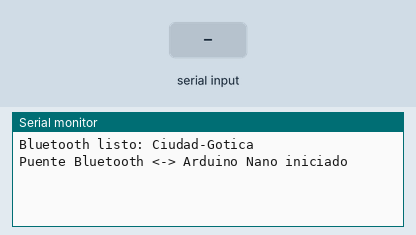
This sketch was run on a simulated ESP32. Shown: the last lines printed to the serial monitor. Inputs (shaded band) come from the test bench. Nothing arrives over Bluetooth unless stated.

Above: at 1.2 s.
1.3 s: "1\n" received over the second serial link
At 2.0 s:
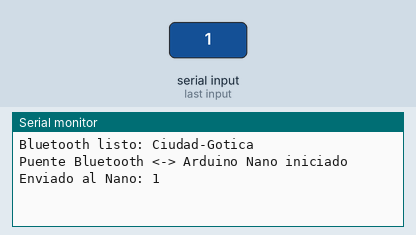
2.8 s: "0\n" received over the second serial link
At 3.2 s:
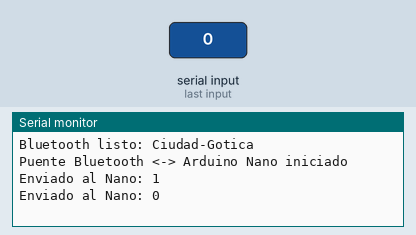
4.3 s: "2\n" received over the second serial link
At 5.5 s:
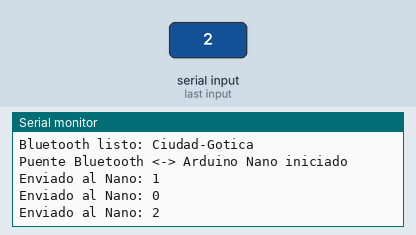
5.8 s: "1\n" received over the second serial link
At 6.6 s:
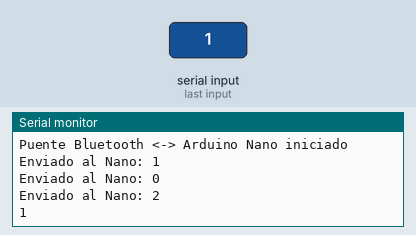

The sketch:

Ciudad_Gotica_ESP32.ino
```cpp
/*
  CIUDAD GOTICA - ESP32
  Recibe comandos por Bluetooth clasico y los reenvia al Arduino Nano.
  Requiere la libreria BluetoothSerial incluida en el core ESP32.

  Cableado UART:
  ESP32 GPIO17 (TX2) -> Nano D10 (RX)
  ESP32 GPIO16 (RX2) <- Nano D11 (TX), usando divisor de voltaje
  GND ESP32 <-> GND Nano

  El Nano espera comandos terminados en salto de linea.
  Nombre Bluetooth: Ciudad-Gotica
*/

#include <BluetoothSerial.h>

BluetoothSerial Bluetooth;
HardwareSerial EnlaceNano(2);

const int PIN_RX_NANO = 16; // ESP32 recibe desde TX del Nano
const int PIN_TX_NANO = 17; // ESP32 transmite hacia RX del Nano
const unsigned long VELOCIDAD = 9600;

String comandoBluetooth = "";
String respuestaNano = "";

void enviarComandoAlNano(String comando) {
  comando.trim();
  if (comando.length() == 0) return;

  EnlaceNano.println(comando);
  Serial.print("Enviado al Nano: ");
  Serial.println(comando);
}

void setup() {
  Serial.begin(115200);
  EnlaceNano.begin(VELOCIDAD, SERIAL_8N1, PIN_RX_NANO, PIN_TX_NANO);

  if (!Bluetooth.begin("Ciudad-Gotica")) {
    Serial.println("Error al iniciar Bluetooth");
  } else {
    Serial.println("Bluetooth listo: Ciudad-Gotica");
  }

  Serial.println("Puente Bluetooth <-> Arduino Nano iniciado");
}

void loop() {
  // Recibir comandos desde el telefono por Bluetooth.
  while (Bluetooth.available()) {
    char c = Bluetooth.read();

    if (c == '\n' || c == '\r') {
      if (comandoBluetooth.length() > 0) {
        enviarComandoAlNano(comandoBluetooth);
        comandoBluetooth = "";
      }
    } else if (comandoBluetooth.length() < 48) {
      comandoBluetooth += c;
    } else {
      comandoBluetooth = "";
      Bluetooth.println("ERROR:COMANDO_DEMASIADO_LARGO");
    }
  }

  // Devolver al telefono las respuestas y alertas que mande el Nano.
  while (EnlaceNano.available()) {
    char c = EnlaceNano.read();
    if (c == '\n') {
      if (respuestaNano.length() > 0) {
        Bluetooth.println(respuestaNano);
        Serial.println(respuestaNano);
        respuestaNano = "";
      }
    } else if (c != '\r' && respuestaNano.length() < 100) {
      respuestaNano += c;
    } else if (respuestaNano.length() >= 100) {
      respuestaNano = "";
    }
  }
}
```

Measured:
- after the input at 1.3 s, the serial monitor: prints a new line at once (image 1)
- after the input at 2.8 s, the serial monitor: prints a new line at once (image 2)
- after the input at 4.3 s, the serial monitor: prints a new line at once (image 3)
- after the input at 5.8 s, the serial monitor: prints a new line at once (image 4)
